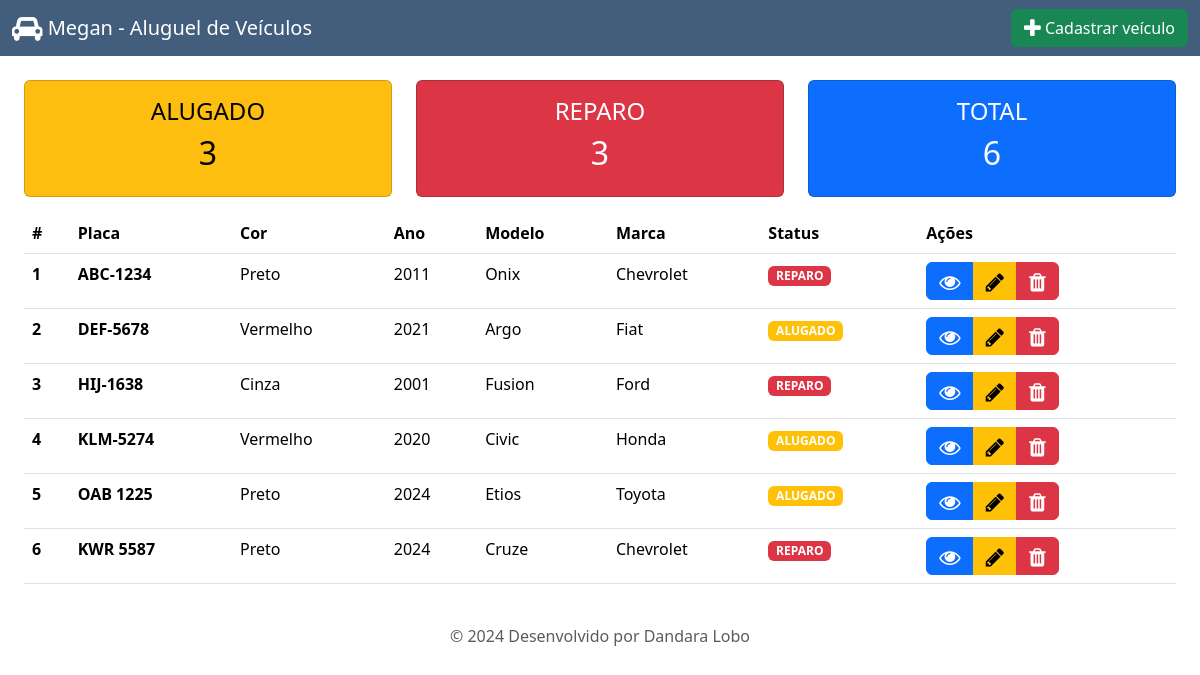
The page / on the database its author committed.
### tables this page shows
CREATE TABLE tb_veiculo (
    id INTEGER PRIMARY KEY AUTOINCREMENT,
    placa TEXT NOT NULL UNIQUE,
    cor TEXT NOT NULL,
    ano INTEGER NOT NULL,
    status INTEGER NOT NULL,
    id_modelo INTEGER NOT NULL
);

CREATE TABLE tb_modelo (
    id INTEGER PRIMARY KEY AUTOINCREMENT,
    nome TEXT NOT NULL,
    id_marca INTEGER NOT NULL
);

CREATE TABLE tb_marca (
    id INTEGER PRIMARY KEY AUTOINCREMENT,
    nome TEXT NOT NULL
);

### app.py (the view)
@app.route('/')
def index():
    try:
        db = get_db()
        cursor = db.cursor()
        cursor.execute("""
            SELECT
            tv.*,
            CASE
                 tv.status
              WHEN 1 THEN 'DISPONÍVEL'
              WHEN 2 THEN 'ALUGADO'
              WHEN 3 THEN 'REPARO'
              ELSE
                 'DESCONHECIDO'
              END status_descricao,
            tmo.nome as modelo, tma.nome as marca
            FROM tb_veiculo tv
            INNER JOIN tb_modelo tmo
            ON tv.id_modelo = tmo.id
            INNER JOIN tb_marca tma
            on tmo.id_marca = tma.id
        """)
        veiculos = cursor.fetchall()
        cursor.execute("""
                    SELECT
                        CASE status
                            WHEN 1 THEN 'DISPONÍVEL'
                            WHEN 2 THEN 'ALUGADO'
                            WHEN 3 THEN 'REPARO'
                            ELSE 'DESCONHECIDO'
                        END status,
                        COUNT(*) AS quantidade
                      FROM tb_veiculo
                    GROUP BY status;
                """)
        totais = cursor.fetchall()
        cursor.execute("""
            SELECT tb_modelo.id, tb_modelo.nome as modelo, tb_marca.nome as marca
            FROM tb_modelo
            INNER JOIN tb_marca
            on tb_modelo.id_marca = tb_marca.id
        """)
        modelos = cursor.fetchall()
        return render_template('index.html', veiculos=veiculos, totais=totais, modelos=modelos)
    except sqlite3.Error as e:
        return jsonify({'error': str(e)}), 500
    finally:
        db.close()

### app.py (called while the page is built)
def get_db():
    db = sqlite3.connect(DATABASE)
    db.row_factory = sqlite3.Row
    return db

### templates/index.html (shortened to what this page needs)
<!doctype html>
<html lang="pt-BR">
<head>
    <link rel="stylesheet" href="https://cdnjs.cloudflare.com/ajax/libs/font-awesome/4.7.0/css/font-awesome.min.css">
    <link href="https://cdn.jsdelivr.net/npm/bootstrap@5.3.3/dist/css/bootstrap.min.css" rel="stylesheet"
>
</head>
<body>
<nav class="navbar" style="background-color: #435d7d; margin-bottom: 24px;">
    <div class="container-fluid">
        <a class="navbar-brand" href="/" style="color: #fff;">
            <i class="fa fa-car fa-lg"></i>
            Megan - Aluguel de Veículos
        </a>
        <button type="button" class="btn btn-success" data-bs-toggle="modal" data-bs-target="#cadastrar">
            <i class="fa fa-plus fa-lg"></i>
            Cadastrar veículo
        </button>
    </div>
</nav>
<div style="display: flex; padding: 0 24px; gap: 24px; justify-content: center">
    {% for total in totais %}
        {% if total.status == "ALUGADO" %}
        <div class="card text-black mb-3 text-center" style="flex: 1; background-color: #FEBE10">
            {% endif %}
            {% if total.status == "REPARO" %}
            <div class="card text-white bg-danger mb-3 text-center" style="flex: 1;">
                {% endif %}
                <div class="card-body">
                    <h4 class="card-title">{{ total.status }}</h4>
                    <h2>{{ total.quantidade }}</h2>
                </div>
            </div>
            {% endfor %}
            <div class="card text-white bg-primary mb-3 text-center" style="flex: 1;">
                <div class="card-body">
                    <h4 class="card-title">TOTAL</h4>
                    <h2>{{ totais|sum(attribute='quantidade') }}</h2>
                </div>
            </div>
        </div>
        <div style="padding: 0 24px;">
            {% if veiculos|length > 0 %}
            <table class="table table-hover">
                <thead>
                <tr>
                    <th scope="col">#</th>
                    <th scope="col">Placa</th>
                    <th scope="col">Cor</th>
                    <th scope="col">Ano</th>
                    <th scope="col">Modelo</th>
                    <th scope="col">Marca</th>
                    <th scope="col">Status</th>
                    <th scope="col">Ações</th>
                </tr>
                </thead>
                <tbody>
                {% for veiculo in veiculos %}
                <tr>
                    <th scope="row">{{ veiculo.id }}</th>
                    <th>{{ veiculo.placa }}</th>
                    <td>{{ veiculo.cor }}</td>
                    <td>{{ veiculo.ano }}</td>
                    <td>{{ veiculo.modelo }}</td>
                    <td>{{ veiculo.marca }}</td>
                    <td>
                        {% if veiculo.status == 2 %}
                        <span class="badge bg-warning">{{ veiculo.status_descricao }}</span>
                        {% endif %}
                        {% if veiculo.status == 3 %}
                        <span class="badge bg-danger">{{ veiculo.status_descricao }}</span>
                        {% endif %}
                    </td>
                    <td>
                        <div class="btn-group" role="group" aria-label="Action buttons">
                            <button type="button" class="btn btn-primary" data-bs-toggle="modal"
                                    data-bs-target="#detalhes-veiculo-{{ veiculo.id }}">
                                <i class="fa fa-eye fa-lg"></i>
                            </button>
                            <button type="button" class="btn btn-warning" data-bs-toggle="modal"
                                    data-bs-target="#editar-veiculo-{{ veiculo.id }}">
                                <i class="fa fa-pencil fa-lg"></i>
                            </button>
                            <button type="button" class="btn btn-danger" data-bs-toggle="modal"
                                    data-bs-target="#excluir-veiculo-{{ veiculo.id }}">
                                <i class="fa fa-trash fa-lg"></i>
                            </button>
                        </div>
                    </td>
                </tr>
                {% endfor %}
                </tbody>
            </table>
            {% else %}
            <div class="card text-center mt-1">
                <div class="card-body">
                    Nenhum veículo cadastrado
                </div>
            </div>
            {% endif %}
        </div>
        <div class="container">
            <footer class="py-3 my-4">
                <p class="text-center text-muted">© 2024 Desenvolvido por Dandara Lobo</p>
            </footer>
        </div>
</body>
</html>

### rows shown on the page
tb_veiculo: id "1", placa "ABC-1234", cor "Preto", ano "2011", modelo "Onix", marca "Chevrolet", status_descricao "REPARO"
tb_veiculo: id "2", placa "DEF-5678", cor "Vermelho", ano "2021", modelo "Argo", marca "Fiat", status_descricao "ALUGADO"
tb_veiculo: id "3", placa "HIJ-1638", cor "Cinza", ano "2001", modelo "Fusion", marca "Ford", status_descricao "REPARO"
tb_veiculo: id "4", placa "KLM-5274", cor "Vermelho", ano "2020", modelo "Civic", marca "Honda", status_descricao "ALUGADO"
tb_veiculo: id "5", placa "OAB 1225", cor "Preto", ano "2024", modelo "Etios", marca "Toyota", status_descricao "ALUGADO"
tb_veiculo: id "6", placa "KWR 5587", cor "Preto", ano "2024", modelo "Cruze", marca "Chevrolet", status_descricao "REPARO"

### other values the page prints
{{ total.status }} "ALUGADO" "REPARO"
{{ total.quantidade }} "3" "3"
{{ totais|sum(attribute='quantidade') }} "6"
